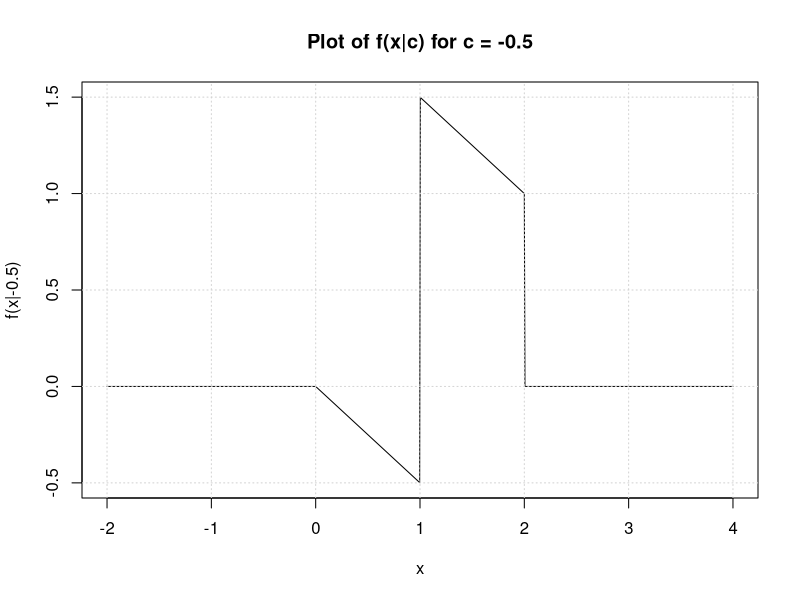
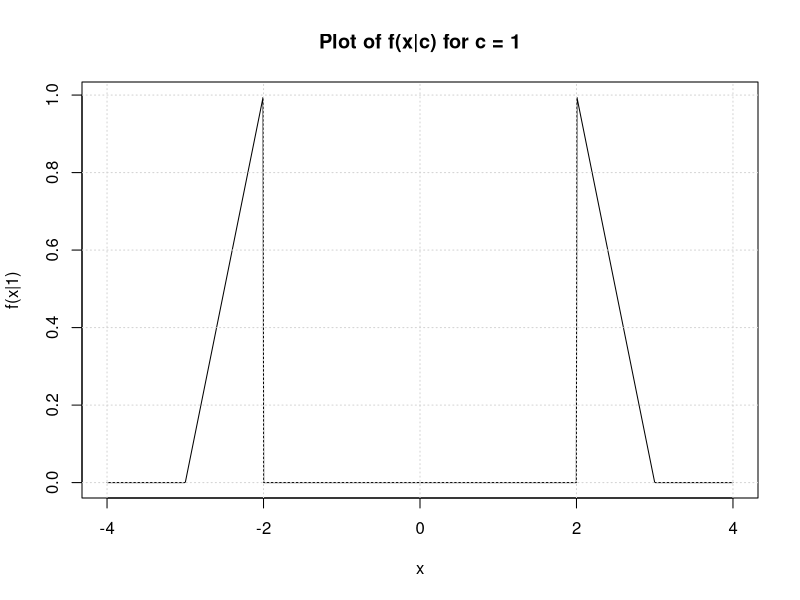
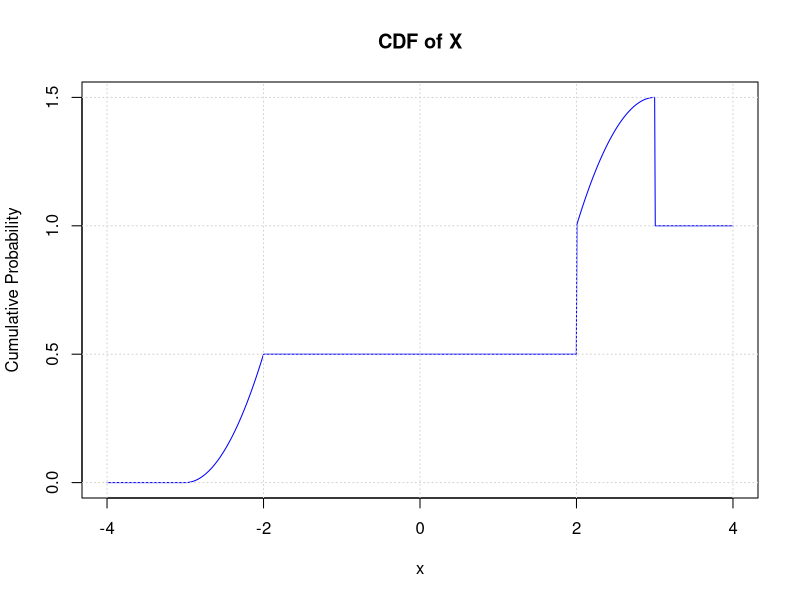
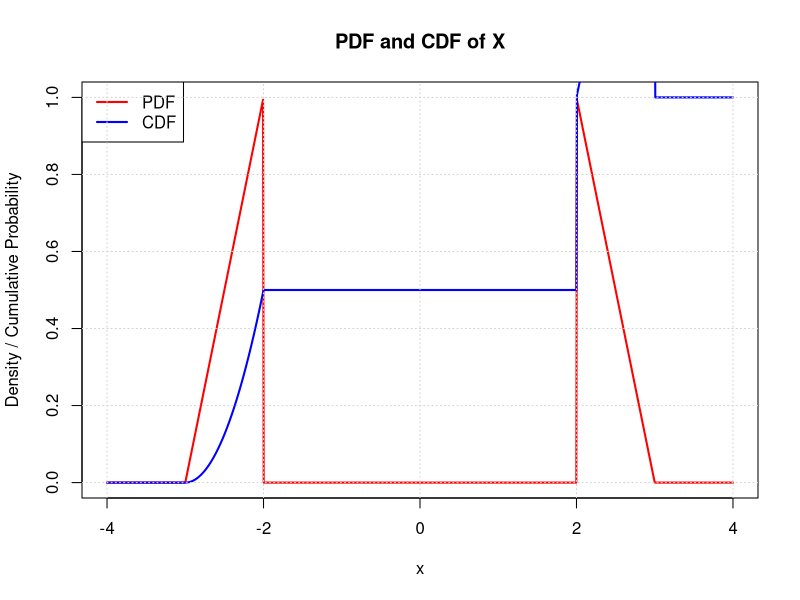
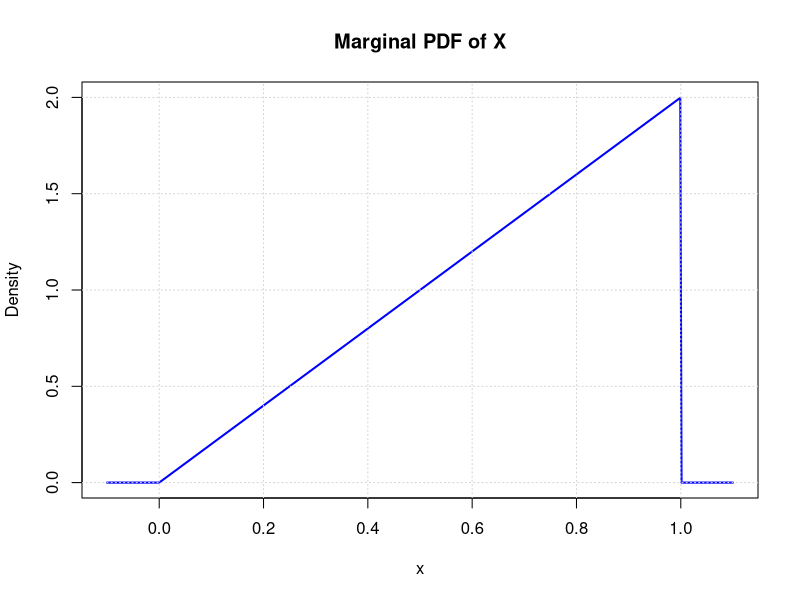
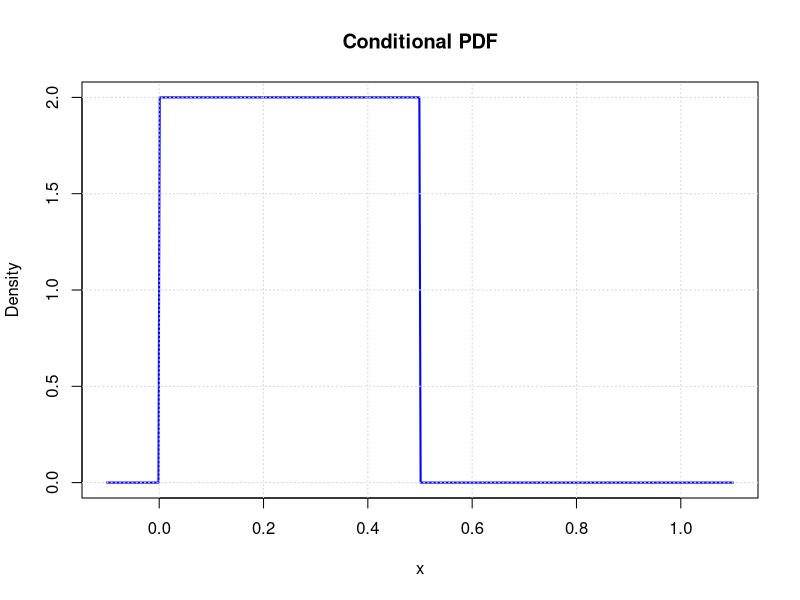
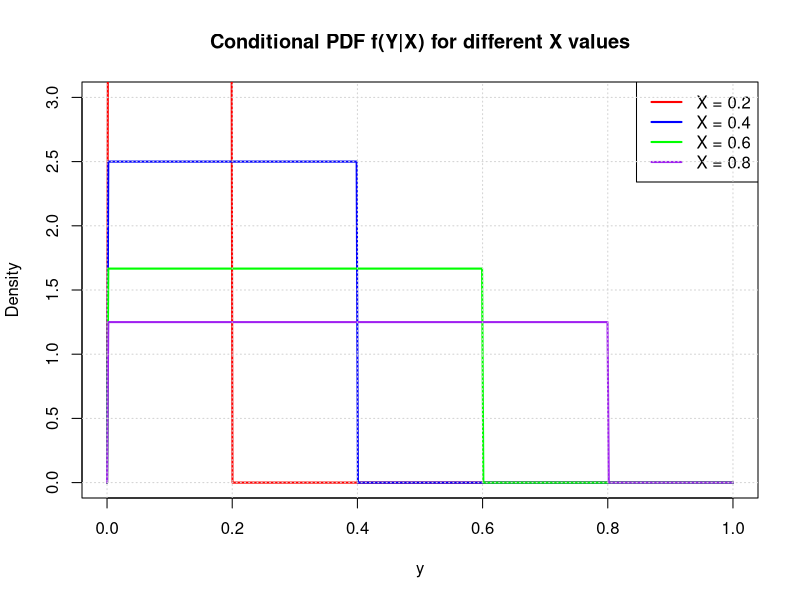

Generate these figures, in order, with R: (Note: this script raises an error after producing the figures.)
## ---- chunk 1
P_e = 0.3
P_i = 0.4
P_e_int_i = 0.15
# ? = (P_e_union_i)c
# 
P_e_union_i = P_e + P_i - P_e_int_i
P_e_union_iC = 1 - P_e_union_i
P_e_union_iC
## ---- chunk 2
P_2ndBoy_1stBoy = 0.25
P_atleastoneboy = 3/4
P_2ndBoy_1stBoy_given_P_atleastoneboy = P_2ndBoy_1stBoy /  P_atleastoneboy
P_2ndBoy_1stBoy_given_P_atleastoneboy
## ---- chunk 3
# Convert P(C=1 | A, B) to P(C=0 | A, B)
prob_C_given_A0B0 = 0.1
prob_C_given_A0B1 = 0.99
prob_C_given_A1B0 = 0.8
prob_C_given_A1B1 = 0.25
prob_C0_given_A0B0 = 1 - prob_C_given_A0B0
prob_C0_given_A0B1 = 1 - prob_C_given_A0B1
prob_C0_given_A1B0 = 1 - prob_C_given_A1B0
prob_C0_given_A1B1 = 1 - prob_C_given_A1B1
# Assume uniform priors: P(A, B) = 1/4 for each combination
prob_AB = 1/4
# P(C = 0) using Law of total prob
P_C0 <- (prob_C0_given_A0B0 * prob_AB) + (prob_C0_given_A0B1 * prob_AB) + (prob_C0_given_A1B0 * prob_AB) + (prob_C0_given_A1B1 * prob_AB)
# P(A=1 | C=0) using Bayes' Theorem
P_A1_C0 <- (prob_C0_given_A1B0 * prob_AB + prob_C0_given_A1B1 * prob_AB) / P_C0
P_A1_C0
## ---- chunk 4
e1 = 0.3
e2 = 0.8
e3 = 0.2
e4 = 0.2
e5 = 0.5
e6 = 0.6
e7 = 0.4
# We start by identifying paths
# prob it works is given by multiplication
# a path is functional if at least one of those is function (p_top, p_bottom, e7)
p_top = e2 * e3
p_bottom = e4 * e5
# prob of a single side to work
# We have to check that the entrance component (e1 for left, e6 for right) is working and at least one functional path is workìng
# for inclusion-exclusion principle
P_any_path_works_no_exclusions = p_top + p_bottom + e7
# Since for us it matter that at least one path works, we avoid double counting
P_double_counting = p_top * p_bottom + p_top * e7 + p_bottom * e7 - p_bottom * p_top * e7
P_any_path_works_at_least_once = P_any_path_works_no_exclusions - P_double_counting
p_left = e1 * P_any_path_works_at_least_once
p_right = e6 * P_any_path_works_at_least_once
# Prob of the entire circuit to be operational
P_S1_e7_1 = p_left * p_right

# Case when e7 is off
P_double_counting_e7off = (p_top + p_bottom - p_top * p_bottom)
p_left_e7off = e1 * P_double_counting_e7off
p_right_e7off = e6 * P_double_counting_e7off
P_S1_e7_0 = p_left_e7off * p_right_e7off

# Posterior odds
# P_e7_1_given_S1 / P_e7_0_given_S1
# We can't obtain it so we levarage on Bayes Theorem
# P_e7_1_given_S1 = (P_S1_e7_1 * e7) / P_S1
# P_e7_1_given_S1 = (P_S1_e7_0 * (1 - e7) / P_S1
# Ofc we simplify the denominator so we don't need to calculate the P_S1 with Law of total probabilities, in the end we have
posterior_odds = (P_S1_e7_1 * e7) / (P_S1_e7_0 * (1 - e7))
posterior_odds
## ---- chunk 5
# We assume non negativity since on paper we found out this is not a valid PDF
#in fact we got 
c = -1/2

# Define func in R
f_x_given_c = function (x,c) {
  if (x>=0 && x<=1) {
    return(c*x)
  }
  if (x>1 && x <=2) {
    return(c*x+2)
  }
  else {
    return(0)
  }
}
x_values = seq(-2, 4, length.out = 1000)
y_values <- sapply(x_values, function(x) f_x_given_c(x, -0.5)) # apply func element-wise

# Plot
plot(x_values, y_values, type = "l", xlab = "x", ylab = "f(x|-0.5)", main = "Plot of f(x|c) for c = -0.5")
grid()
# Since for some values is negative we can claim PDF is not valid for any c
## ---- chunk 6
c = 1 
# solved analytically on paper
## ---- chunk 7
# PDF
f_x_given_c = function(x,c) {
  
  if (x>= -3 && x<= -2) {
    return(c*x + 3)
  }
  if (x>=2 && x<= 3) {
    return(3-c*x)
  }
  else {
    return(0)
  }
}

x_values = seq(-4, 4, length.out = 1000)
pdf_vals <- sapply(x_values, function(x) f_x_given_c(x, 1)) # apply func element-wise

# Plot
plot(x_values, pdf_vals, type = "l", xlab = "x", ylab = "f(x|1)", main = "Plot of f(x|c) for c = 1")
grid()

# We ensure visually that is valid
## ---- chunk 8
# CDF
f_x_given_c_cdf = function(x) {
  
  if (x< -3) {
    return(0)
  }
  if (x>= -3 && x<= -2) {
    return((x^2)/2 + 3*x + 9/2)
  }
  if (x>-2 && x<2) {
    return(1/2)
  }
  if (x>=2 && x<= 3) {
    return(3*x - (x^2)/2 - 7/2 + 1/2)
  }
  else {
    return(1)
  }
}
#?Vectorize
f_x_given_c_cdf_vec = Vectorize(f_x_given_c_cdf)
x_vals <- seq(-4, 4, length.out = 1000)
cdf_vals <- sapply(x_vals, f_x_given_c_cdf_vec)

# Plot
plot(x_vals, cdf_vals, type = "l", col = "blue",
     xlab = "x", ylab = "Cumulative Probability", main = "CDF of X")
grid()

# Regarding median we have seen in our CDF that any m in [-2,2] is a valid median
## ---- chunk 9
# Plot the PDF and CDF together
plot(x_vals, pdf_vals, type = "l", col = "red", lwd = 2,
     xlab = "x", ylab = "Density / Cumulative Probability", 
     main = "PDF and CDF of X", ylim = c(0,1))  

lines(x_vals, cdf_vals, col = "blue", lwd = 2)  

legend("topleft", legend = c("PDF", "CDF"), col = c("red", "blue"), lwd = 2)
grid()

## ---- chunk 10
F_p10 = -2.553
# Solved analitycally on paper
## ---- chunk 11
# PDF is valid, demostrated on paper
# Marginal density is 2x for every 0<x<1, 0 otherwise, also demostrated on paper
f_X <- function(x) {
  if (x>0 && x <1) {
    return(2*x)
  }
  else {
    return(0)
  }
}

# Generate x-values
x_vals <- seq(-0.1, 1.1, length.out = 500)

# Compute f_X(x)
f_X_vals <- sapply(x_vals, f_X)

# Plot
plot(x_vals, f_X_vals, type = "l", col = "blue", lwd = 2,
     xlab = "x", ylab = "Density", main = "Marginal PDF of X",
     ylim = c(0, 2))
grid()

## ---- chunk 12
# conditional density is 1/x for every 0<y<x (found analytically)

f_y_given_x <- function(y,x) {
  if (y>0 && y <x) {
    return(1/x)
  }
  else {
    return(0)
  }
}
x_fixed <- 0.5
y_vals <- seq(-0.1, 1.1, length.out = 500)
f_Y_vals <- sapply(y_vals, function(y) f_y_given_x(y, x_fixed))
# Plot
plot(x_vals, f_Y_vals, type = "l", col = "blue", lwd = 2,
     xlab = "x", ylab = "Density", main = "Conditional PDF",
     ylim = c(0, 2))
grid()
## ---- chunk 13
# By CHATGPT
# It shows clearly how conditional PDF works, showing diff values of fixed X
# Define conditional PDF f_Y_given_X(y|x)
f_y_given_x <- function(y, x) {
  ifelse(y > 0 & y < x, 1 / x, 0)
}

# Define x values (a few representative values)
x_vals <- c(0.2, 0.4, 0.6, 0.8)  # Different values of x for multiple curves

# Generate y-values for plotting
y_vals <- seq(0, 1, length.out = 500)

# Plot setup
plot(NULL, xlim = c(0, 1), ylim = c(0, 3),
     xlab = "y", ylab = "Density", 
     main = "Conditional PDF f(Y|X) for different X values")

# Colors for different x-values
colors <- c("red", "blue", "green", "purple")

# Loop over different x-values and plot f(Y|X)
for (i in seq_along(x_vals)) {
  f_Y_vals <- sapply(y_vals, function(y) f_y_given_x(y, x_vals[i]))
  lines(y_vals, f_Y_vals, col = colors[i], lwd = 2)
}

# Add legend
legend("topright", legend = paste("X =", x_vals), col = colors, lwd = 2)
grid()

## ---- chunk 14
# P(0<Y<0.3|X = 0.5) = 0.6, solved on paper
# It was also proved it's not indipendent by paper
## ---- chunk 15
y_vals <- seq(0, max(Y_samp), length.out = 1000)
theoretical_pdf <- (1/lam) * exp(-y_vals/lam)  # Theoretical PDF of Exp(lambda)

hist(Y_samp, breaks = 30, probability = TRUE, col = "lightblue",
     main = "Histogram of Simulated Y and Theoretical Exponential PDF",
     xlab = "Y", border = "black", ylim = c(0, max(theoretical_pdf) * 1.1))

lines(y_vals, theoretical_pdf, col = "red", lwd = 2)

legend("topright", legend = c("Simulated Data", "Theoretical Exp(λ) PDF"), 
       col = c("lightblue", "red"), lwd = 2)
grid()

## ---- chunk 16
# The histogram represents empirical observations of the variable Y obtained via simulation.
# The shape is right-skewed, meaning more values are concentrated near 0, with a decreasing probability for larger values, This matches the expected shape of an exponential distribution
# The theoretical curve smoothly follows the shape of the histogram, confirming that the empirical distribution approximates the true exponential distribution
## ---- chunk 17
W_samp = rnorm(M, mean = 0, sd = 1) # Generate W from N(0,1)
Z_samp = Y_samp * W_samp # Compute Z = Y * W

# Plot histogram of Z
hist(Z_samp, breaks = 30, probability = TRUE, col = "lightblue",
     main = "Simulated Marginal Distribution of Z", xlab = "Z", border = "black")
grid()
# Has heavier tails than a normal distribution, characteristic of a Laplace-like distribution
## ---- chunk 18
# W is symmetric, Z is also symmetric around 0.
Z_density <- density(Z_samp) # density estimation to approximate the shape of the marginal PDF of Z
# Plot the density
plot(Z_density, col = "red", lwd = 2, main = "Estimated PDF of Z",
     xlab = "Z", ylab = "Density")
grid()
# The shape resemble a Generalized Laplace distribution
## ---- chunk 19
# specific Y values for conditional analysis
Y_fixed <- c(0.1, 0.2, 0.3)  
colors <- c("red", "blue", "green")  

# Plot 
par(mfrow = c(1, length(Y_fixed)))  

for (i in seq_along(Y_fixed)) {
  y_val <- Y_fixed[i]
  Z_given_Y <- Z_samp[abs(Y_samp - y_val) < 0.05]  # Select Z for Y ≈ y_val

  # Plot histogram of conditional Z | Y = y
  hist(Z_given_Y, breaks = 30, probability = TRUE, col = "lightblue",
       main = paste("Z | Y =", y_val), xlab = "Z", border = "black", ylim = c(0, 5))
  
  # Overlay theoretical Normal(0, y^2) density
  z_vals <- seq(min(Z_given_Y), max(Z_given_Y), length.out = 100)
  theoretical_pdf <- dnorm(z_vals, mean = 0, sd = y_val)
  lines(z_vals, theoretical_pdf, col = colors[i], lwd = 2)
}

# Reset plot layout
par(mfrow = c(1, 1))

# As Y increases, the empirical histogram of Z∣Y=y starts deviating more from the ideal N(0,y^2)
# as Y increase, Z values become more extreme, For small Y, Z is tightly concentrated around 0.


## ---- chunk 20
# it Laplace Distribution (Manually)
mu_hat <- median(Z_samp)  # Laplace location parameter (median)
b_hat <- mad(Z_samp) / sqrt(2)  # Scale parameter estimation

# Laplace PDF function
laplace_pdf <- function(z, mu, b) {
  return((1 / (2 * b)) * exp(-abs(z - mu) / b))
}

# Plot
hist(Z_samp, breaks = 50, probability = TRUE, col = "lightblue",
     main = "Simulated Marginal Distribution of Z", xlab = "Z", border = "black")

# Generate values for theoretical Laplace PDF
z_vals <- seq(min(Z_samp), max(Z_samp), length.out = 500)
laplace_vals <- laplace_pdf(z_vals, mu_hat, b_hat)

# Overlay Laplace distribution
lines(z_vals, laplace_vals, col = "green", lwd = 2, lty = 2)

legend("topright", legend = c("KDE Estimate", "Fitted Laplace"),
       col = c("red", "green"), lwd = 2, lty = c(1, 2))
grid()
